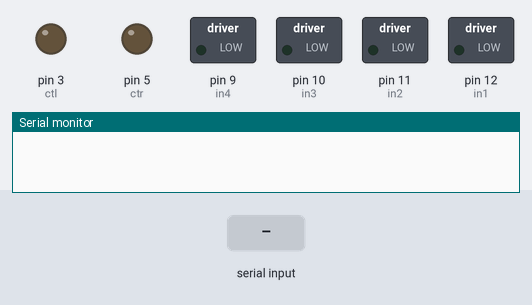
Simulated run of this sketch. Board: Arduino Uno, built with avr-gcc and run on an emulated ATmega328P. On the bench: switched loads named in the sketch (green lamp = pin HIGH), output pins drawn as LEDs (lit = HIGH), the last lines printed to the serial monitor. The test bench sets the inputs (shaded band).

Above: at 1.2 s.
1.3 s: "F" received over Serial
At 2.5 s:
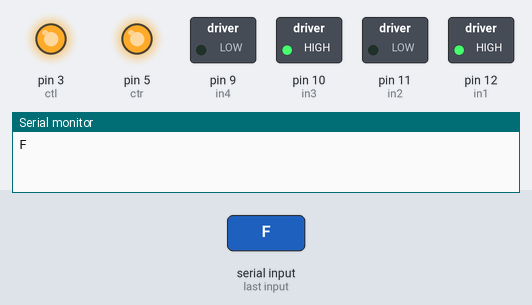
2.8 s: "B" received over Serial
At 3.9 s:
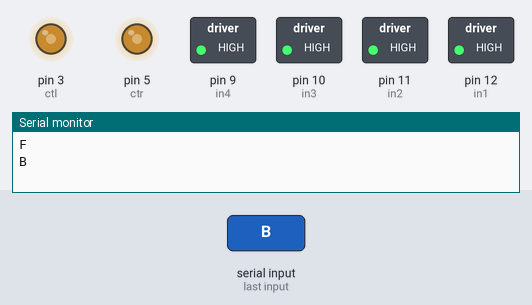
4.3 s: "R" received over Serial
At 4.9 s:
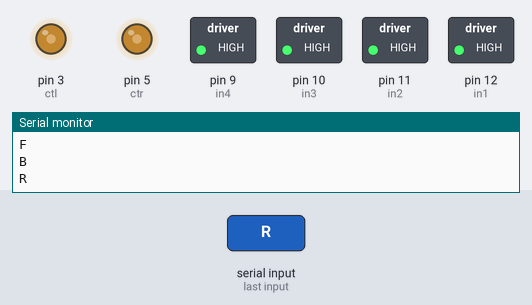
5.8 s: "I" received over Serial
At 7.0 s:
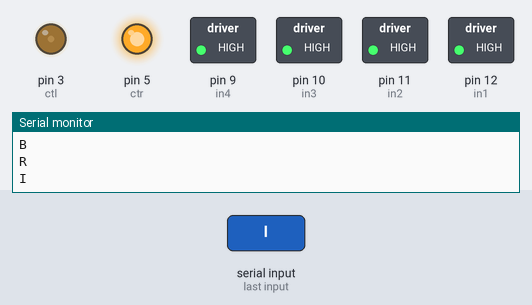
7.3 s: "G" received over Serial
At 8.5 s:
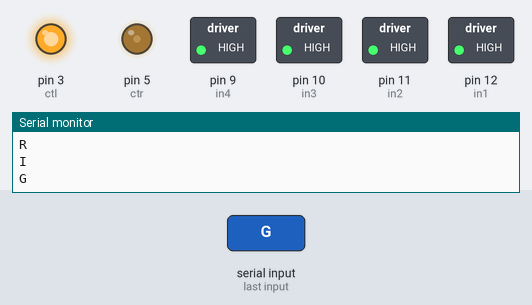
8.8 s: "S" received over Serial
At 9.5 s:
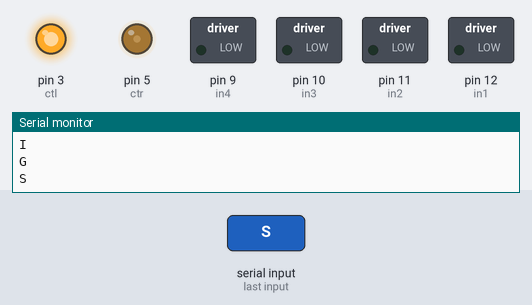
Timing chart, 0 to 11.3 s (numbered marks = the images above; inputs shaded):
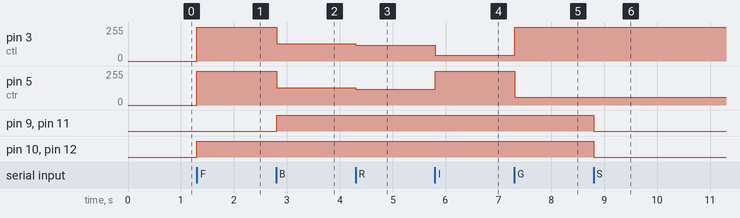

The sketch:

code.ino
```cpp
#define ctl 3
#define in1 12 //7
#define in2 11 //6

#define ctr 5
#define in3 10 //5
#define in4 9 //4

#define MAX_SPEED 255 //từ 0-255
#define MIN_SPEED 0

char t;

void setup() {
  pinMode(ctl,OUTPUT);
  pinMode(in1,OUTPUT);   //left motors forward 13 7
  pinMode(in2,OUTPUT);   //left motors reverse 12 6

  pinMode(ctr,OUTPUT);
  pinMode(in3,OUTPUT);   //right motors forward 11 5
  pinMode(in4,OUTPUT);   //right motors reverse 10 4

  Serial.begin(9600);

}

void loop() {
  if(Serial.available()){
    t = Serial.read();
    Serial.println(t);
  }
    //FLM(225);
    //FRM(255);

  if(t == 'F'){            //move forward
    FLM(255);
    FRM(255);
  }

  else if(t == 'B'){      //move reverse
    BLM(130);
    BRM(130);
  }

  else if(t == 'R'){      //turn left
    BLM(120);
    FRM(120);
  }

  else if(t== 'I'){
    FLM(45);
    FRM(255);
  }

  else if(t== 'J'){
    BLM(45);
    BRM(255);
  }

  else if(t == 'L'){      //turn right
    FLM(120);
    BRM(120);
  }

  else if(t== 'G'){
    FLM(255);
    FRM(60);
  }

  else if(t== 'H'){
    BLM(255);
    BRM(60);
  }

  else if(t == 'S'){      //STOP (all motors stop)
    digitalWrite(in1,LOW);
    digitalWrite(in2,LOW);
    digitalWrite(in3,LOW);
    digitalWrite(in4,LOW);
  }
  delay(10);

//  analogWrite(ctl,255);
//  digitalWrite(in1,HIGH);
//  digitalWrite(in4,HIGH);
//  delay(100);
}

void FLM(int speed){
  speed = constrain(speed, MIN_SPEED, MAX_SPEED);
  analogWrite(ctl,speed);
  digitalWrite(in1,HIGH);
}
void FRM(int speed){
  speed = constrain(speed, MIN_SPEED, MAX_SPEED);
  analogWrite(ctr,speed);
  digitalWrite(in3,HIGH);
}

void BLM(int speed){
  speed = constrain(speed, MIN_SPEED, MAX_SPEED);
  analogWrite(ctl,speed);
  digitalWrite(in2,HIGH);
}
void BRM(int speed){
  speed = constrain(speed, MIN_SPEED, MAX_SPEED);
  analogWrite(ctr,speed);
  digitalWrite(in4,HIGH);
}
```

Measured:
- after the input at 1.3 s, pin 3 (ctl), pin 5 (ctr): 0/255 → 255/255 at once; pin 10 (in3), pin 12 (in1): LOW → HIGH at once
- after the input at 2.8 s, pin 3 (ctl), pin 5 (ctr): 255/255 → 130/255 at once; pin 9 (in4), pin 11 (in2): LOW → HIGH at once
- after the input at 4.3 s, pin 3 (ctl), pin 5 (ctr): 130/255 → 120/255 at once
- after the input at 5.8 s, pin 3 (ctl): 120/255 → 45/255 at once; pin 5 (ctr): 120/255 → 255/255 at once
- after the input at 7.3 s, pin 3 (ctl): 45/255 → 255/255 at once; pin 5 (ctr): 255/255 → 60/255 at once
- after the input at 8.8 s, pin 9 (in4), pin 10 (in3), pin 11 (in2), pin 12 (in1): HIGH → LOW at once
